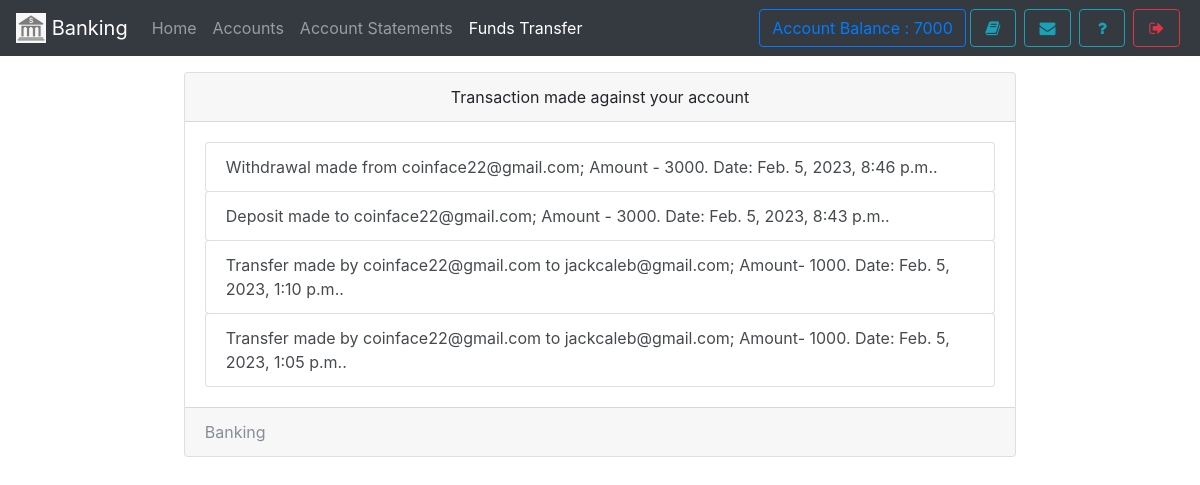
The app's page /user/statement (signed in) with its own data.
### core/models.py (models this page shows, shortened)
class User(AbstractUser):
    username = None
    email = models.EmailField(
        _('Email'),
        max_length=150,
        unique=True,
        help_text=_('Required. 150 characters or fewer. Letters, digits and @/./+/-/_ only.'),
        error_messages={
            'unique': _("A user with that email already exists."),
        },
    )
    objects = BaseManager()
    USERNAME_FIELD = 'email'
    REQUIRED_FIELDS = []
    choices = (('user','user'),('cashier','cashier'),('manager','manager'))
    usertype = models.CharField(max_length = 10, default = "user")

class Account(models.Model):
    user = models.OneToOneField(User,on_delete= models.CASCADE)
    account_number = models.CharField(max_length = 10,unique = True,validators=[numeric_validation])
    balance = models.BigIntegerField()
    branch  = models.ForeignKey(Branch,null = True,blank=True,on_delete=models.SET_NULL)
    account_type = models.CharField(max_length = 10, choices = (('current','current'),('savings','savings')),default = "savings")
    first_name = models.CharField(max_length = 256)
    middle_name = models.CharField(max_length = 256, blank = True)
    last_name = models.CharField(max_length = 256)
    city = models.CharField(max_length= 20, blank=True)
    address = models.CharField(max_length= 40, blank=True)
    contact = models.CharField(max_length=12,blank=True, validators=[numeric_validation])
    date_created = models.DateTimeField(auto_now_add = True)
    def __str__(self):
        return self.user.email

class Withdraw(models.Model):
    amount = models.BigIntegerField()
    account = models.ForeignKey(Account,on_delete=models.CASCADE)
    description = models.CharField(max_length=200)
    status = models.CharField(max_length=10, choices=(("pending","pending"),("success","success")),default="pending")
    date_created = models.DateTimeField(auto_now_add=True)
    class Meta:
        ordering= ("status","date_created")
    def __str__(self):
        return f"Withdrawal made from {self.account.user.email}; Amount - {self.amount}"

class Deposit(models.Model):
    amount = models.PositiveBigIntegerField()
    account = models.ForeignKey(Account,on_delete=models.CASCADE)
    description = models.CharField(max_length=200)
    status = models.CharField(max_length=10, choices=(("pending","pending"),("success","success")),default="pending")
    date_created = models.DateTimeField(auto_now_add=True)
    def __str__(self):
        return f"Deposit made to {self.account.user.email}; Amount - {self.amount}"
    class Meta:
        ordering= ("status","date_created")

class Transfer(models.Model):
    sent_from = models.ForeignKey(Account,related_name = "transfers",on_delete=models.CASCADE)
    sent_to = models.ForeignKey(Account,related_name = "receives",on_delete=models.CASCADE)
    amount = models.BigIntegerField()
    date_created =models.DateTimeField(auto_now_add=True)
    def __str__(self):
        return f'Transfer made by {self.sent_from} to {self.sent_to}; Amount- {self.amount}'

### core/views.py (the view)
# urls.py: path('user/statement',UserStatementView.as_view(),name = "user-statement"),
class UserStatementView(UserRequiredMixin,ListView):
    template_name = "user/statement.html"
    def get_queryset(self):
        withdraw_list = Withdraw.objects.filter(account = self.request.user.account)
        deposit_list = Deposit.objects.filter(account = self.request.user.account)
        transfer_list = Transfer.objects.filter(Q(sent_from = self.request.user.account)|Q(sent_to = self.request.user.account))
        result_list = list(sorted(chain(withdraw_list,deposit_list, transfer_list),key=lambda instance: instance.date_created, reverse=True))
        return result_list

### core/views.py (called while the page is built)
    def test_func(self):
        return self.request.user.is_staff or self.request.user.usertype == "user"

### core/templates/user/statement.html (shortened to what this page needs)
{% extends 'user/user-base.html' %}
{% block content %}
<div class="container">
    <div class="card  w-75 mx-auto">
    <div class="card-header text-center">
      Transaction made against your account
    </div>
    <div class="card-body">
      <div id="list-group rounded-0">
        {% for obj in object_list %}
            <div class='list-group-item alert alert-secondary'>{{obj}}. Date: {{obj.date_created}}.</div>
        {% empty %}
            <div class='text-center'><small class='text-muted'><i>No Transaction has been made yet.</i></small></div>
        {% endfor %}
    </div>
    </div>
    <div class="card-footer text-muted">
     Banking
    </div>
  </div>
{% endblock %}

### core/templates/user/user-base.html (shortened to what this page needs)
{% extends 'base.html' %}
{% block body %}
<div style="background-size: 100%" class="bg-gradient-seconday">
<nav class="navbar navbar-expand-lg navbar-dark bg-dark fixed-top">
 <a class="navbar-brand" href="#">
    <img src="images/logo.png" style="object-fit:cover;object-position:center center" width="30" height="30" class="d-inline-block align-top" alt="">
   Banking
  </a>
  <div class="collapse navbar-collapse" id="navbarSupportedContent">
    <ul class="navbar-nav mr-auto">
      <li class="nav-item ">
        <a class="nav-link " href="{% url 'user-index' %}">Home <span class="sr-only">(current)</span></a>
      </li>
      <li class="nav-item ">  <a class="nav-link" href="{% url 'user-account' %}">Accounts</a></li>
      <li class="nav-item ">  <a class="nav-link" href="{% url 'user-statement' %}">Account Statements</a></li>
      <li class="nav-item active">  <a class="nav-link" href="{% url 'user-transfer' %}">Funds Transfer</a></li>
    </ul>
    <form class="form-inline my-2 my-lg-0">
        <a href="javascript:void(0)" class="btn btn-outline-primary" data-toggle="tooltip" title="Your current Account Balance">Account Balance : {{request.user.account.balance}}</a>
        <a href="{% url 'user-account' %}" data-toggle="tooltip" title="Account Summary" class="btn btn-outline-info mx-1" ><i class="fa fa-book fa-fw"></i></a>
        <a href="{% url 'user-notification' %}" data-toggle="tooltip" title="View Notice" class="btn btn-outline-info mx-1" ><i class="fa fa-envelope fa-fw"></i></a>
        <a href="{% url 'user-feedback' %}" data-toggle="tooltip" title="Help?" class="btn btn-outline-info mx-1" ><i class="fa fa-question fa-fw"></i></a>
        <a href="{% url 'logout' %}" data-toggle="tooltip" title="Logout" class="btn btn-outline-danger mx-1" ><i class="fa fa-sign-out fa-fw"></i></a>
    </form>
  </div>
</nav><br><br><br>
{% block content %}
{% endblock %}
</div>
{% endblock %}

### records on screen
User: user.account.balance "7000"
Withdraw: account+amount "Withdrawal made from coinface22@gmail.com; Amount - 3000", date_created "Feb. 5, 2023, 8:46 p.m."
Deposit: account+amount "Deposit made to coinface22@gmail.com; Amount - 3000", date_created "Feb. 5, 2023, 8:43 p.m."
Transfer: sent_from+sent_to+amount "Transfer made by coinface22@gmail.com to jackcaleb@gmail.com; Amount- 1000", date_created "Feb. 5, 2023, 1:10 p.m."
Transfer: sent_from+sent_to+amount "Transfer made by coinface22@gmail.com to jackcaleb@gmail.com; Amount- 1000", date_created "Feb. 5, 2023, 1:05 p.m."
